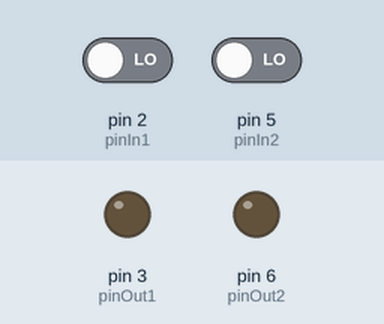
A sketch run on a simulated Arduino Uno, built with avr-gcc and run on an emulated ATmega328P. Parts: output pins drawn as LEDs (lit = HIGH). Inputs (shaded band) come from the test bench; at power-on: pin 5 (pinIn2) LOW, pin 2 (pinIn1) LOW. What the sketch prints to the serial monitor is not drawn.

Above: at 1.2 s.
1.3 s: pin 5 (pinIn2) driven HIGH
At 1.6 s:
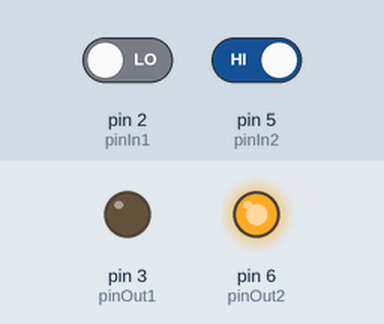
2.8 s: pin 2 (pinIn1) driven HIGH
At 3.9 s:
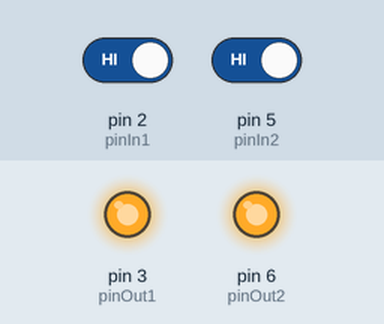
4.3 s: pin 5 (pinIn2) driven LOW
At 5.0 s:
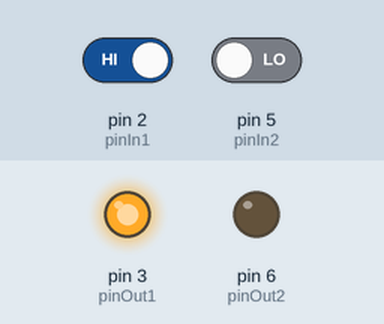
5.8 s: pin 2 (pinIn1) driven LOW
At 6.1 s:
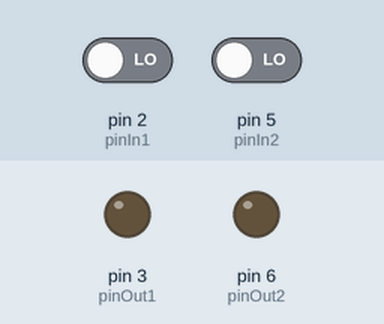
Timing chart, 0 to 8.3 s (numbered marks = the images above; inputs shaded):
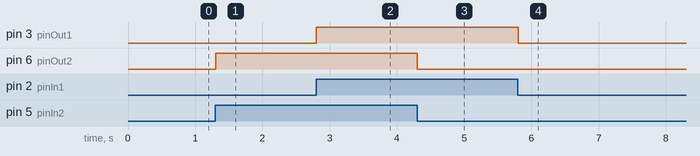

Measured:
- after the input at 1.3 s, pin 6 (pinOut2): LOW → HIGH at once
- after the input at 2.8 s, pin 3 (pinOut1): LOW → HIGH at once
- after the input at 4.3 s, pin 6 (pinOut2): HIGH → LOW at once
- after the input at 5.8 s, pin 3 (pinOut1): HIGH → LOW at once

The sketch:

test.ino
```cpp
int pinIn1 = 2;
int pinOut1 = 3;
int pinIn2 = 5;
int pinOut2 = 6;

void setup() {
  Serial.begin(9600);
  pinMode(pinIn1, INPUT);
  pinMode(pinIn2, INPUT);
  pinMode(pinOut1, OUTPUT);
  pinMode(pinOut2, OUTPUT);
}

void loop() {
  Serial.println(digitalRead(pinIn2));
  //adjustRight();
  //adjustLeft();
  //delay(100);
  digitalWrite(pinOut1, digitalRead(pinIn1));
  digitalWrite(pinOut2, digitalRead(pinIn2));
  //adjustRight();
}
/*
void adjustLeft() {
  for (int i = 0; i < 20; i++) {
    digitalWrite(pinOut, HIGH);
    delayMicroseconds(1200);
    digitalWrite(pinOut, LOW);
    delayMicroseconds(8200);
  }
}

void adjustRight() {
  for (int i = 0; i < 20; i++) {
    digitalWrite(pinOut, HIGH);
    delayMicroseconds(1800);
    digitalWrite(pinOut, LOW);
    delayMicroseconds(8600);
  }
}
*/
```
